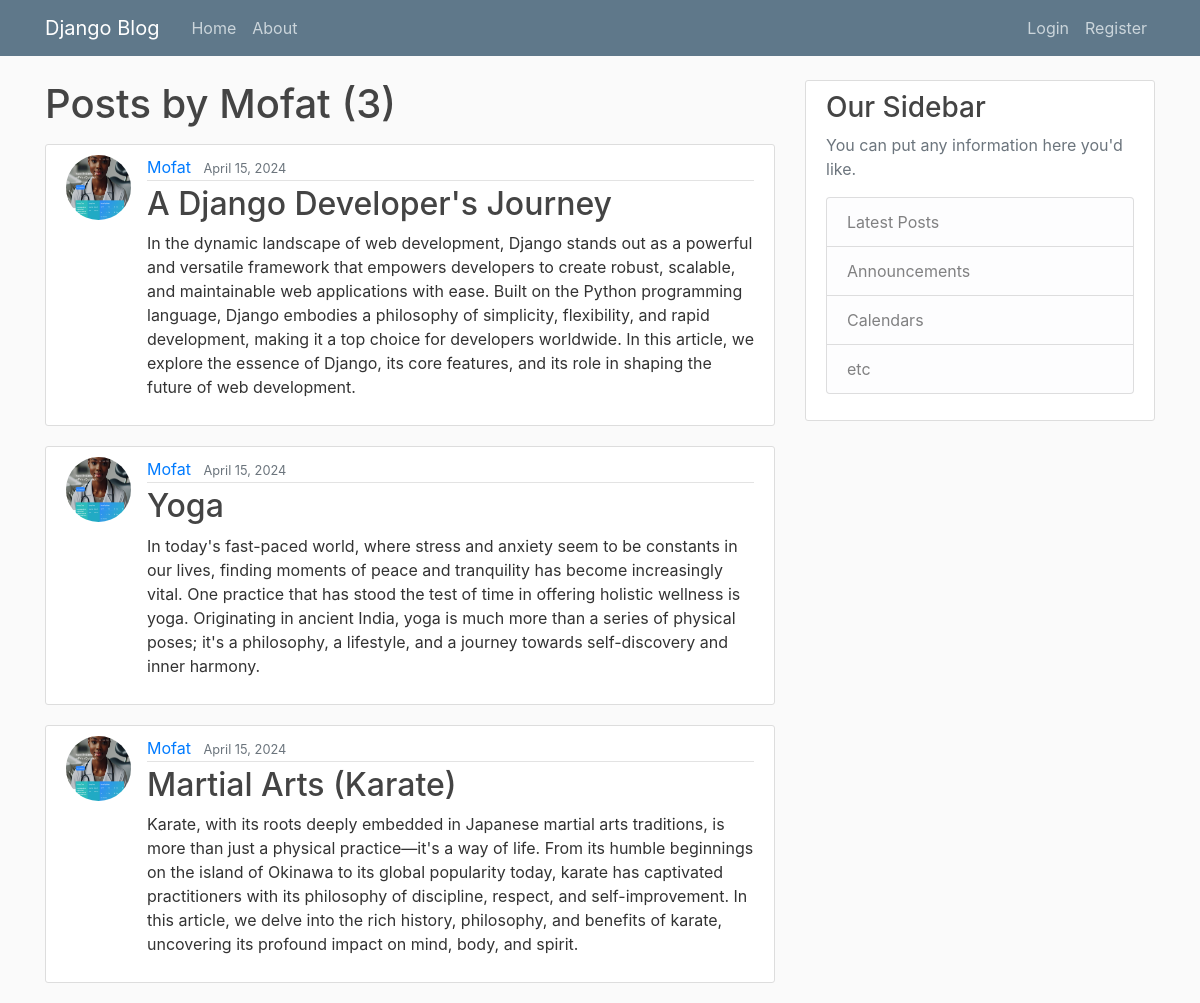
/user/Mofat/, run on an earlier commit of the app's database.
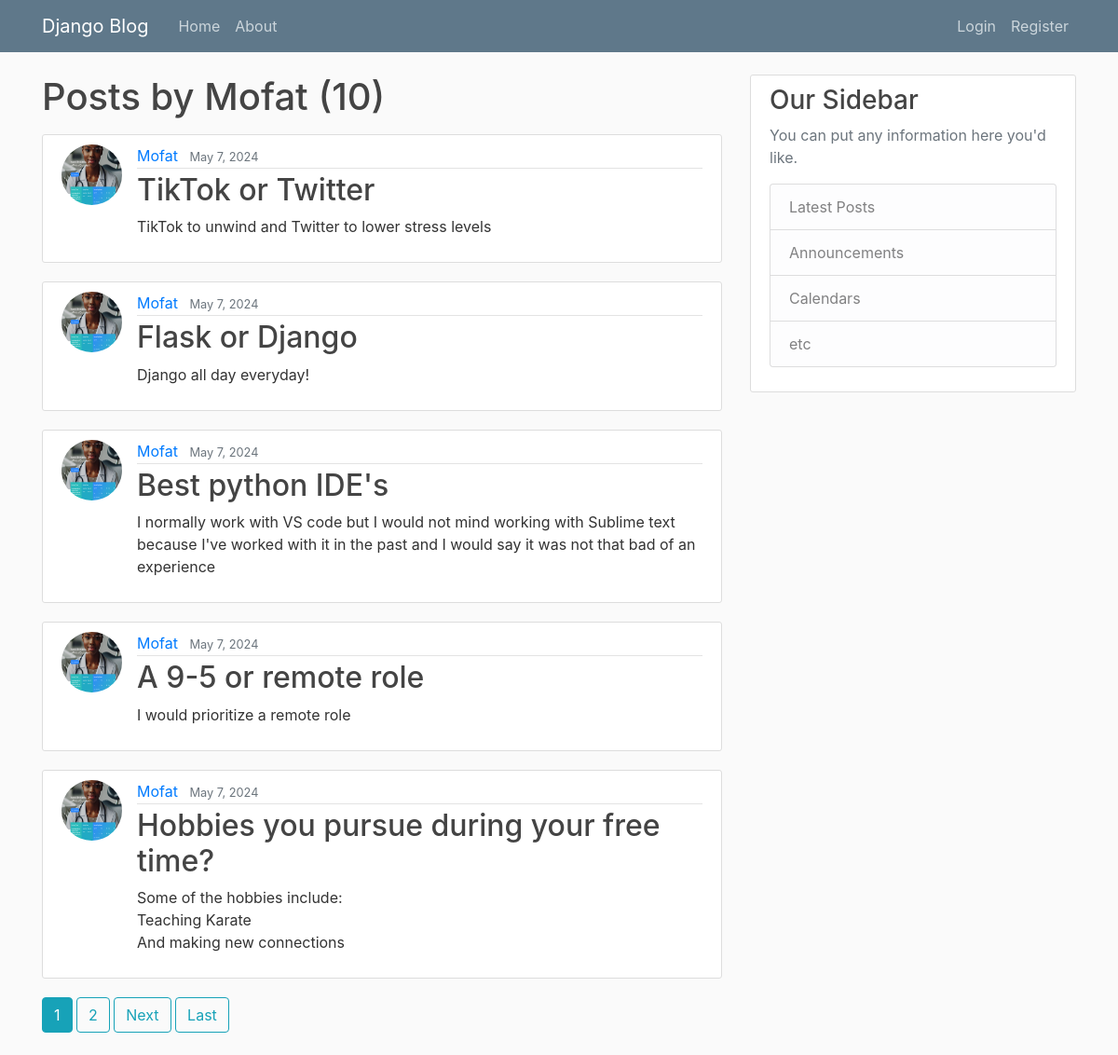
And on a later commit of the database.
### Blogapp/models.py (models this page shows, shortened)
class Post(models.Model):
    title = models.CharField(max_length=100)
    content  = models.TextField()
    date_posted = models.DateTimeField(default = timezone.now)
    author = models.ForeignKey(User, on_delete=models.CASCADE)

### Users/models.py (models this page shows, shortened)
class Profile(models.Model):
    user = models. OneToOneField(User, on_delete=models.CASCADE)
    image = models.ImageField(default= 'default.jpg', upload_to= 'profile_pics')

### Blogapp/views.py (the view)
# urls.py: path('user/<str:username>/',UserPostListView.as_view(), name= 'user-posts'),
class UserPostListView(ListView):
    model = Post
    template_name = 'Blogapp/user_posts.html'
    context_object_name = 'posts'
    ordering = ['-date_posted']
    paginate_by = 5
    def get_queryset(self):
      user = get_object_or_404(User, username = self.kwargs.get('username'))
      return Post.objects.filter(author = user). order_by('-date_posted')

### Blogapp/templates/Blogapp/user_posts.html (shortened to what this page needs)
{% extends 'Blogapp/base.html' %}
{% block content %}
    <h1 class="mb-3">Posts by {{ view.kwargs.username }} ({{page_obj.paginator.count}})</h1>
    {% for post in posts %}
        <article class="media content-section">
            <img class="rounded-circle article-img" src="{{post.author.profile.image.url}}" >
            <div class="media-body">
                <div class="article-metadata">
                    <a class="mr-2" href="{% url 'user-posts' post.author.username %}">{{ post.author }}</a>
                    <small class="text-muted">{{ post.date_posted | date }}</small>
                </div>
                <h2><a class="article-title" href="{%url 'post-detail' post.id %}">{{ post.title }}</a></h2>
                <p class="article-content">{{ post.content }}</p>
            </div>
        </article>
    {% endfor %}
    {% if is_paginated %}
        {% for num in page_obj.paginator.page_range %}
            {% if page_obj.number == num %}
                <a class="btn btn-info mb-4" href="?page={{ num }}">{{  num }}</a>
            {% elif num > page_obj.number|add:'-3' and num < page_obj.number|add:'3' %}
                <a class="btn btn-outline-info mb-4" href="?page={{ num }}">{{ num }}</a>
            {% endif %}
        {% endfor %}
        {% if page_obj.has_next %}
            <a class="btn btn-outline-info mb-4" href="?page={{ page_obj.next_page_number }}">Next</a>
            <a class="btn btn-outline-info mb-4" href="?page={{ page_obj.paginator.num_pages }}">Last</a>
        {% endif %}
    {% endif %}
{% endblock content %}

What changed in the data, as far as the page shows it:
no longer on this page (row edited): Post: author.profile.image (picture), author "Mofat", date_posted "April 15, 2024", title "A Django Developer's Journey", content "In the dynamic landscape of web development, Django stands out as a powerful and versatile framework that empowers developers to create robust, scalable, and maintainable web applications with ease. Built on the Python programming language, Django embodies a philosophy of simplicity, flexibility, and rapid development, making it a top choice for developers worldwide. In this article, we explore the essence of Django, its core features, and its role in shaping the future of web development."
no longer on this page (row edited): Post: author.profile.image (picture), author "Mofat", date_posted "April 15, 2024", title "Yoga", content "In today's fast-paced world, where stress and anxiety seem to be constants in our lives, finding moments of peace and tranquility has become increasingly vital. One practice that has stood the test of time in offering holistic wellness is yoga. Originating in ancient India, yoga is much more than a series of physical poses; it's a philosophy, a lifestyle, and a journey towards self-discovery and inner harmony."
no longer on this page (row unchanged): Post: author.profile.image (picture), author "Mofat", date_posted "April 15, 2024", title "Martial Arts (Karate)", content "Karate, with its roots deeply embedded in Japanese martial arts traditions, is more than just a physical practice—it's a way of life. From its humble beginnings on the island of Okinawa to its global popularity today, karate has captivated practitioners with its philosophy of discipline, respect, and self-improvement. In this article, we delve into the rich history, philosophy, and benefits of karate, uncovering its profound impact on mind, body, and spirit."
added Post: author.profile.image (picture), author "Mofat", date_posted "May 7, 2024", title "TikTok or Twitter", content "TikTok to unwind and Twitter to lower stress levels"
added Post: author.profile.image (picture), author "Mofat", date_posted "May 7, 2024", title "Flask or Django", content "Django all day everyday!"
added Post: author.profile.image (picture), author "Mofat", date_posted "May 7, 2024", title "Best python IDE's", content "I normally work with VS code but I would not mind working with Sublime text because I've worked with it in the past and I would say it was not that bad of an experience"
added Post: author.profile.image (picture), author "Mofat", date_posted "May 7, 2024", title "A 9-5 or remote role", content "I would prioritize a remote role"
added Post: author.profile.image (picture), author "Mofat", date_posted "May 7, 2024", title "Hobbies you pursue during your free time?", content "Some of the hobbies include: Teaching Karate And making new connections"
Also different on the page:
{{ page_obj.paginator.count }}: "3" → "10"
new list line: "1"
new list line: "2"
text now shown: "Next Last"
